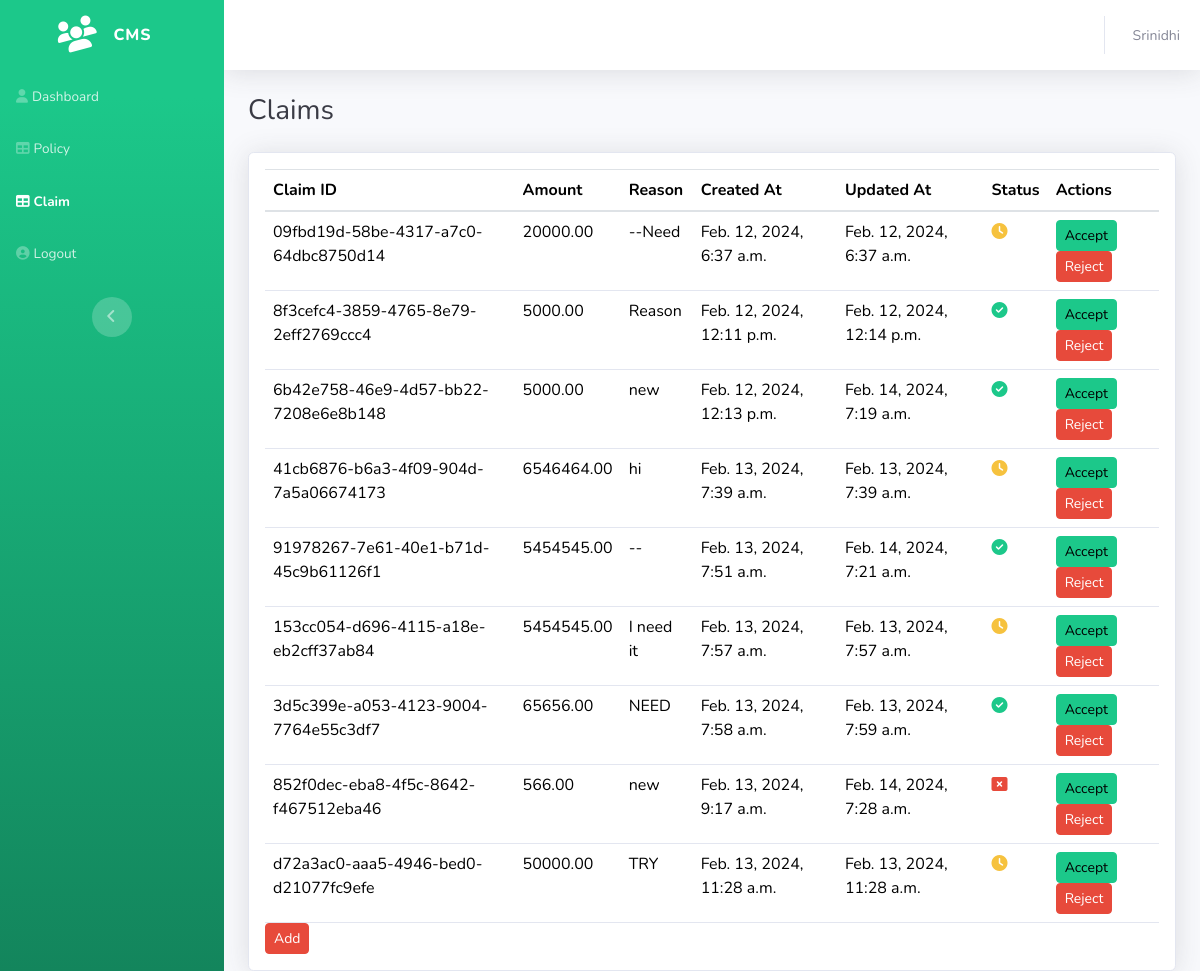
The page /read_claim/ (signed in) on the database its author committed.
### user_app/models.py (models this page shows, shortened)
class Claim(models.Model):
    STATUS_CHOICES = (
        ('A', 'Accepted'),
        ('B', 'Rejected'),
        ('C', 'Initiated'),
    )
    claim_id = models.UUIDField(primary_key=True, default=uuid.uuid4, editable=False)
    user = models.ForeignKey(User, on_delete=models.CASCADE)
    policy_number = models.UUIDField()
    status = models.CharField(max_length=1, choices=STATUS_CHOICES, default='C')
    created_at = models.DateTimeField(auto_now_add=True)
    updated_at = models.DateTimeField(auto_now=True)
    res_amt = models.DecimalField(max_digits=10, decimal_places=2, null=True, blank=True)
    amt = models.DecimalField(max_digits=10, decimal_places=2)
    reason = models.TextField(default="--")

### user_app/views.py (the view, shortened to what this page needs)
# urls.py: path('read_claim/', user_views.read_claim, name='read_claim'),
@login_required
def read_claim(request):
    is_admin = request.user.is_staff
    fnuser = request.user.first_name
    if is_admin:
        claims = Claim.objects.all()  # Admin sees all claims
    else:
        claims = Claim.objects.filter(user=request.user)  # Normal user sees their own claims
    return render(request, 'user_app/read_claim.html', {'claims': claims, 'user': fnuser})

### user_app/templates/user_app/read_claim.html (shortened to what this page needs)
{% load crispy_forms_tags %}
<!DOCTYPE html>
<html lang="en">
<head>
    <link href="https://stackpath.bootstrapcdn.com/bootstrap/4.5.2/css/bootstrap.min.css" rel="stylesheet">
    {% load static %}
    <link rel="stylesheet" href="{% static 'bootstrap/css/bootstrap.min.css' %}">
    <link rel="stylesheet" href="{% static 'fonts/fontawesome-all.min.css' %}">
    <link rel="stylesheet" href="https://cdnjs.cloudflare.com/ajax/libs/font-awesome/6.5.1/css/all.min.css"
/>
</head>
<body id="page-top">
<div id="wrapper">
    <nav class="navbar align-items-start sidebar sidebar-dark accordion bg-gradient-success p-0 navbar-dark">
        <div class="container-fluid d-flex flex-column p-0">
            <a class="navbar-brand d-flex justify-content-center align-items-center sidebar-brand m-0" href="#">
                <div class="sidebar-brand-icon rotate-n-15"><i class="fa-solid fa-users"></i></div>
                <div class="sidebar-brand-text mx-3"><span>CMS</span></div>
            </a>
            <ul class="navbar-nav text-light" id="accordionSidebar">
                <li class="nav-item"><a class="nav-link" href="{% url 'main' %}"><i
                            class="fas fa-user"></i><span>Dashboard</span></a></li>
                <li class="nav-item"><a class="nav-link" href="{% url 'read_policy' %}"><i
                            class="fas fa-table"></i><span>Policy</span></a></li>
                <li class="nav-item"><a class="nav-link active" href="{% url 'read_claim' %}"><i
                            class="fas fa-table"></i><span>Claim</span></a></li>
                <li class="nav-item"><a class="nav-link" href="{% url 'signout' %}"><i
                            class="fas fa-user-circle"></i><span>Logout</span></a></li>
            </ul>
            <div class="text-center d-none d-md-inline"><button class="btn rounded-circle border-0"
                                                                  id="sidebarToggle" type="button"></button></div>
        </div>
    </nav>
    <div class="d-flex flex-column" id="content-wrapper">
        <div id="content">
            <nav class="navbar navbar-expand bg-white shadow mb-4 topbar static-top navbar-light">
                <div class="container-fluid">
                    <ul class="navbar-nav flex-nowrap ms-auto">
                        <li class="nav-item dropdown no-arrow">
                            {% if user %}
                                <div class="nav-item dropdown no-arrow"><a class="dropdown-toggle nav-link"
                                                                            aria-expanded="false"
                                                                            data-bs-toggle="dropdown" href="#"><span
                                            class="d-none d-lg-inline me-2 text-gray-600 small">{{user}}</span></a>
                                </div>
                            {% endif %}
                        </li>
                    </ul>
                </div>
            </nav>
            <div id="content-wrapper" class="d-flex flex-column">
                <div id="content">
                    <div class="container-fluid">
                        <h3 class="text-dark mb-4">Claims</h3>
                        <div class="card shadow">
                            <div class="card-body">
                                <div class="table-responsive">
                                    {% if claims %}
                                    <table class="table my-0" id="dataTable" width="100%" cellspacing="0">
                                        <thead>
                                            <tr>
                                                <th>Claim ID</th>
                                                <th>Amount</th>
                                                <th>Reason</th>
                                                <th>Created At</th>
                                                <th>Updated At</th>
                                                <th>Status</th>
                                                {% if request.user.is_staff %}
                                                <th>Actions</th>
                                                {% endif %}
                                            </tr>
                                        </thead>
                                        <tbody>
                                            {% for claim in claims %}
                                            <tr>
                                                <td>{{ claim.claim_id }}</td>
                                                <td>{{ claim.amt }}</td>
                                                <td>{{ claim.reason }}</td>
                                                <td>{{ claim.created_at }}</td>
                                                <td>{{ claim.updated_at }}</td>
                                                <td>
                                                    {% if claim.status == 'A' %}
                                                    <i class="fa-solid fa-circle-check text-success"></i>
                                                    {% elif claim.status == 'B' %}
                                                    <i class="fa fa-window-close text-danger"></i>
                                                    {% else %}
                                                    <i class="fa-solid fa-clock text-warning"></i>
                                                    {% endif %}
                                                </td>
                                                {% if request.user.is_staff %}
                                                <td>
                                                    <form method="POST" action="">
                                                        <button type="submit" class="btn btn-success btn-sm" name="action" value="accept">Accept</button>
                                                        <button type="submit" class="btn btn-danger btn-sm" name="action" value="reject">Reject</button>
                                                    </form>
                                                </td>
                                                {% endif %}
                                            </tr>
                                            {% endfor %}
                                        </tbody>
                                    </table>
                                    {% else %}
                                    <p>No claims found.</p>
                                    {% endif %}
                                </div>
                                <a class="btn btn-danger btn-sm" href="{% url 'create_claim' %}">Add</a>
                            </div>
                        </div>
                    </div>
                </div>
            </div>
        </div>
    </div>
</div>
</body>
</html>

### rows shown on the page
Claim: claim_id "09fbd19d-58be-4317-a7c0-64dbc8750d14", amt "20000.00", reason "--Need", created_at "Feb. 12, 2024, 6:37 a.m.", updated_at "Feb. 12, 2024, 6:37 a.m.", status "C" (drawn)
Claim: claim_id "8f3cefc4-3859-4765-8e79-2eff2769ccc4", amt "5000.00", reason "Reason", created_at "Feb. 12, 2024, 12:11 p.m.", updated_at "Feb. 12, 2024, 12:14 p.m.", status "A" (drawn)
Claim: claim_id "6b42e758-46e9-4d57-bb22-7208e6e8b148", amt "5000.00", reason "new", created_at "Feb. 12, 2024, 12:13 p.m.", updated_at "Feb. 14, 2024, 7:19 a.m.", status "A" (drawn)
Claim: claim_id "41cb6876-b6a3-4f09-904d-7a5a06674173", amt "6546464.00", reason "hi", created_at "Feb. 13, 2024, 7:39 a.m.", updated_at "Feb. 13, 2024, 7:39 a.m.", status "C" (drawn)
Claim: claim_id "91978267-7e61-40e1-b71d-45c9b61126f1", amt "5454545.00", reason "--", created_at "Feb. 13, 2024, 7:51 a.m.", updated_at "Feb. 14, 2024, 7:21 a.m.", status "A" (drawn)
Claim: claim_id "153cc054-d696-4115-a18e-eb2cff37ab84", amt "5454545.00", reason "I need it", created_at "Feb. 13, 2024, 7:57 a.m.", updated_at "Feb. 13, 2024, 7:57 a.m.", status "C" (drawn)
Claim: claim_id "3d5c399e-a053-4123-9004-7764e55c3df7", amt "65656.00", reason "NEED", created_at "Feb. 13, 2024, 7:58 a.m.", updated_at "Feb. 13, 2024, 7:59 a.m.", status "A" (drawn)
Claim: claim_id "852f0dec-eba8-4f5c-8642-f467512eba46", amt "566.00", reason "new", created_at "Feb. 13, 2024, 9:17 a.m.", updated_at "Feb. 14, 2024, 7:28 a.m.", status "B" (drawn)
Claim: claim_id "d72a3ac0-aaa5-4946-bed0-d21077fc9efe", amt "50000.00", reason "TRY", created_at "Feb. 13, 2024, 11:28 a.m.", updated_at "Feb. 13, 2024, 11:28 a.m.", status "C" (drawn)

### other values the page prints
{{ user }} "Srinidhi"
